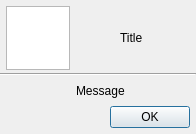
<?xml version="1.0" encoding="UTF-8"?>
<ui version="4.0">
 <class>MessageDialog</class>
 <widget class="QDialog" name="MessageDialog">
  <property name="geometry">
   <rect>
    <x>0</x>
    <y>0</y>
    <width>196</width>
    <height>134</height>
   </rect>
  </property>
  <property name="windowTitle">
   <string>MessageDialog</string>
  </property>
  <layout class="QVBoxLayout" name="verticalLayout">
   <property name="spacing">
    <number>3</number>
   </property>
   <property name="leftMargin">
    <number>0</number>
   </property>
   <property name="topMargin">
    <number>0</number>
   </property>
   <property name="rightMargin">
    <number>0</number>
   </property>
   <property name="bottomMargin">
    <number>0</number>
   </property>
   <item>
    <layout class="QHBoxLayout" name="m_upperLayout">
     <property name="spacing">
      <number>3</number>
     </property>
     <property name="leftMargin">
      <number>6</number>
     </property>
     <property name="topMargin">
      <number>6</number>
     </property>
     <property name="rightMargin">
      <number>6</number>
     </property>
     <item>
      <widget class="QGraphicsView" name="m_icon">
       <property name="maximumSize">
        <size>
         <width>64</width>
         <height>64</height>
        </size>
       </property>
      </widget>
     </item>
     <item>
      <spacer name="m_spacer1">
       <property name="orientation">
        <enum>Qt::Horizontal</enum>
       </property>
       <property name="sizeType">
        <enum>QSizePolicy::Expanding</enum>
       </property>
       <property name="sizeHint" stdset="0">
        <size>
         <width>40</width>
         <height>0</height>
        </size>
       </property>
      </spacer>
     </item>
     <item>
      <widget class="QLabel" name="m_title">
       <property name="sizePolicy">
        <sizepolicy hsizetype="Preferred" vsizetype="Maximum">
         <horstretch>0</horstretch>
         <verstretch>0</verstretch>
        </sizepolicy>
       </property>
       <property name="text">
        <string>Title</string>
       </property>
      </widget>
     </item>
     <item>
      <spacer name="m_spacer2">
       <property name="orientation">
        <enum>Qt::Horizontal</enum>
       </property>
       <property name="sizeHint" stdset="0">
        <size>
         <width>40</width>
         <height>0</height>
        </size>
       </property>
      </spacer>
     </item>
    </layout>
   </item>
   <item>
    <widget class="Line" name="m_line">
     <property name="orientation">
      <enum>Qt::Horizontal</enum>
     </property>
    </widget>
   </item>
   <item>
    <layout class="QVBoxLayout" name="m_lowerLayout">
     <property name="spacing">
      <number>3</number>
     </property>
     <property name="leftMargin">
      <number>6</number>
     </property>
     <property name="rightMargin">
      <number>6</number>
     </property>
     <property name="bottomMargin">
      <number>6</number>
     </property>
     <item>
      <layout class="QHBoxLayout" name="m_lowerMessageLayout">
       <property name="spacing">
        <number>3</number>
       </property>
       <property name="leftMargin">
        <number>6</number>
       </property>
       <property name="rightMargin">
        <number>6</number>
       </property>
       <item>
        <spacer name="m_spacer3">
         <property name="orientation">
          <enum>Qt::Horizontal</enum>
         </property>
         <property name="sizeType">
          <enum>QSizePolicy::Fixed</enum>
         </property>
         <property name="sizeHint" stdset="0">
          <size>
           <width>64</width>
           <height>0</height>
          </size>
         </property>
        </spacer>
       </item>
       <item>
        <widget class="QLabel" name="m_message">
         <property name="text">
          <string>Message</string>
         </property>
        </widget>
       </item>
      </layout>
     </item>
     <item>
      <widget class="QDialogButtonBox" name="m_buttonBox">
       <property name="standardButtons">
        <set>QDialogButtonBox::Ok</set>
       </property>
      </widget>
     </item>
    </layout>
   </item>
  </layout>
 </widget>
 <resources/>
 <connections/>
</ui>
